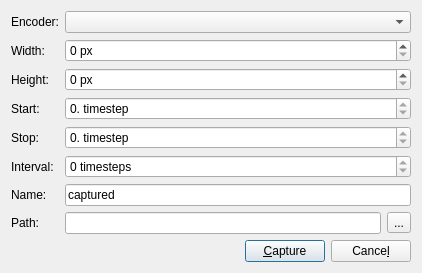
<?xml version="1.0" encoding="UTF-8"?>
<ui version="4.0">
 <author>Petr Koupý</author>
 <class>CaptureDialog</class>
 <widget class="QDialog" name="CaptureDialog">
  <property name="geometry">
   <rect>
    <x>0</x>
    <y>0</y>
    <width>422</width>
    <height>259</height>
   </rect>
  </property>
  <property name="windowTitle">
   <string>Capture Settings</string>
  </property>
  <layout class="QVBoxLayout" name="verticalLayout">
   <item>
    <layout class="QHBoxLayout" name="horizontalLayout">
     <item>
      <layout class="QFormLayout" name="formLayout">
       <property name="fieldGrowthPolicy">
        <enum>QFormLayout::AllNonFixedFieldsGrow</enum>
       </property>
       <item row="0" column="0">
        <widget class="QLabel" name="labelRecorder">
         <property name="text">
          <string>Encoder:</string>
         </property>
         <property name="buddy">
          <cstring>comboBoxRecorder</cstring>
         </property>
        </widget>
       </item>
       <item row="0" column="1">
        <widget class="QComboBox" name="comboBoxRecorder"/>
       </item>
       <item row="1" column="0">
        <widget class="QLabel" name="labelWidth">
         <property name="text">
          <string>Width:</string>
         </property>
         <property name="buddy">
          <cstring>spinBoxWidth</cstring>
         </property>
        </widget>
       </item>
       <item row="1" column="1">
        <widget class="QSpinBox" name="spinBoxWidth">
         <property name="suffix">
          <string> px</string>
         </property>
         <property name="maximum">
          <number>10000</number>
         </property>
        </widget>
       </item>
       <item row="2" column="0">
        <widget class="QLabel" name="labelHeight">
         <property name="text">
          <string>Height:</string>
         </property>
         <property name="buddy">
          <cstring>spinBoxHeight</cstring>
         </property>
        </widget>
       </item>
       <item row="2" column="1">
        <widget class="QSpinBox" name="spinBoxHeight">
         <property name="suffix">
          <string> px</string>
         </property>
         <property name="maximum">
          <number>10000</number>
         </property>
        </widget>
       </item>
       <item row="3" column="0">
        <widget class="QLabel" name="labelStart">
         <property name="text">
          <string>Start:</string>
         </property>
         <property name="buddy">
          <cstring>spinBoxStart</cstring>
         </property>
        </widget>
       </item>
       <item row="3" column="1">
        <widget class="QSpinBox" name="spinBoxStart">
         <property name="suffix">
          <string>. timestep</string>
         </property>
         <property name="maximum">
          <number>0</number>
         </property>
        </widget>
       </item>
       <item row="4" column="0">
        <widget class="QLabel" name="labelStop">
         <property name="text">
          <string>Stop:</string>
         </property>
         <property name="buddy">
          <cstring>spinBoxStop</cstring>
         </property>
        </widget>
       </item>
       <item row="4" column="1">
        <widget class="QSpinBox" name="spinBoxStop">
         <property name="suffix">
          <string>. timestep</string>
         </property>
         <property name="maximum">
          <number>0</number>
         </property>
        </widget>
       </item>
       <item row="5" column="0">
        <widget class="QLabel" name="labelInterval">
         <property name="text">
          <string>Interval:</string>
         </property>
         <property name="buddy">
          <cstring>spinBoxInterval</cstring>
         </property>
        </widget>
       </item>
       <item row="5" column="1">
        <widget class="QSpinBox" name="spinBoxInterval">
         <property name="suffix">
          <string> timesteps</string>
         </property>
         <property name="maximum">
          <number>0</number>
         </property>
        </widget>
       </item>
       <item row="6" column="0">
        <widget class="QLabel" name="labelName">
         <property name="text">
          <string>Name:</string>
         </property>
         <property name="buddy">
          <cstring>lineEditName</cstring>
         </property>
        </widget>
       </item>
       <item row="6" column="1">
        <widget class="QLineEdit" name="lineEditName">
         <property name="text">
          <string>captured</string>
         </property>
        </widget>
       </item>
       <item row="7" column="0">
        <widget class="QLabel" name="labelPath">
         <property name="text">
          <string>Path:</string>
         </property>
         <property name="buddy">
          <cstring>lineEditPath</cstring>
         </property>
        </widget>
       </item>
       <item row="7" column="1">
        <layout class="QHBoxLayout" name="horizontalLayoutPath">
         <item>
          <widget class="QLineEdit" name="lineEditPath">
           <property name="readOnly">
            <bool>true</bool>
           </property>
          </widget>
         </item>
         <item>
          <widget class="QToolButton" name="buttonPath">
           <property name="text">
            <string>...</string>
           </property>
           <property name="toolButtonStyle">
            <enum>Qt::ToolButtonTextOnly</enum>
           </property>
          </widget>
         </item>
        </layout>
       </item>
      </layout>
     </item>
    </layout>
   </item>
   <item>
    <layout class="QHBoxLayout" name="horizontalLayoutBottom">
     <item>
      <spacer name="horizontalSpacer">
       <property name="orientation">
        <enum>Qt::Horizontal</enum>
       </property>
       <property name="sizeHint" stdset="0">
        <size>
         <width>40</width>
         <height>20</height>
        </size>
       </property>
      </spacer>
     </item>
     <item>
      <widget class="QPushButton" name="buttonCapture">
       <property name="text">
        <string>&amp;Capture</string>
       </property>
      </widget>
     </item>
     <item>
      <widget class="QPushButton" name="buttonCancel">
       <property name="text">
        <string>Cance&amp;l</string>
       </property>
      </widget>
     </item>
    </layout>
   </item>
  </layout>
 </widget>
 <tabstops>
  <tabstop>comboBoxRecorder</tabstop>
  <tabstop>spinBoxWidth</tabstop>
  <tabstop>spinBoxHeight</tabstop>
  <tabstop>spinBoxStart</tabstop>
  <tabstop>spinBoxStop</tabstop>
  <tabstop>spinBoxInterval</tabstop>
  <tabstop>lineEditName</tabstop>
  <tabstop>lineEditPath</tabstop>
  <tabstop>buttonPath</tabstop>
  <tabstop>buttonCapture</tabstop>
  <tabstop>buttonCancel</tabstop>
 </tabstops>
 <resources/>
 <connections/>
</ui>
